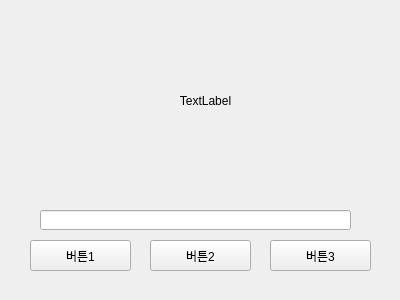
<?xml version="1.0" encoding="UTF-8"?>
<ui version="4.0">
 <class>Form</class>
 <widget class="QWidget" name="Form">
  <property name="geometry">
   <rect>
    <x>0</x>
    <y>0</y>
    <width>400</width>
    <height>300</height>
   </rect>
  </property>
  <property name="windowTitle">
   <string>Form</string>
  </property>
  <widget class="QPushButton" name="pushButton1">
   <property name="geometry">
    <rect>
     <x>30</x>
     <y>240</y>
     <width>101</width>
     <height>31</height>
    </rect>
   </property>
   <property name="text">
    <string>버튼1</string>
   </property>
  </widget>
  <widget class="QPushButton" name="pushButton2">
   <property name="geometry">
    <rect>
     <x>150</x>
     <y>240</y>
     <width>101</width>
     <height>31</height>
    </rect>
   </property>
   <property name="text">
    <string>버튼2</string>
   </property>
  </widget>
  <widget class="QPushButton" name="pushButton3">
   <property name="geometry">
    <rect>
     <x>270</x>
     <y>240</y>
     <width>101</width>
     <height>31</height>
    </rect>
   </property>
   <property name="text">
    <string>버튼3</string>
   </property>
  </widget>
  <widget class="QLineEdit" name="lineEdit">
   <property name="geometry">
    <rect>
     <x>40</x>
     <y>210</y>
     <width>311</width>
     <height>20</height>
    </rect>
   </property>
  </widget>
  <widget class="QLabel" name="label">
   <property name="geometry">
    <rect>
     <x>70</x>
     <y>50</y>
     <width>271</width>
     <height>101</height>
    </rect>
   </property>
   <property name="text">
    <string>TextLabel</string>
   </property>
   <property name="alignment">
    <set>Qt::AlignCenter</set>
   </property>
  </widget>
 </widget>
 <resources/>
 <connections/>
</ui>
